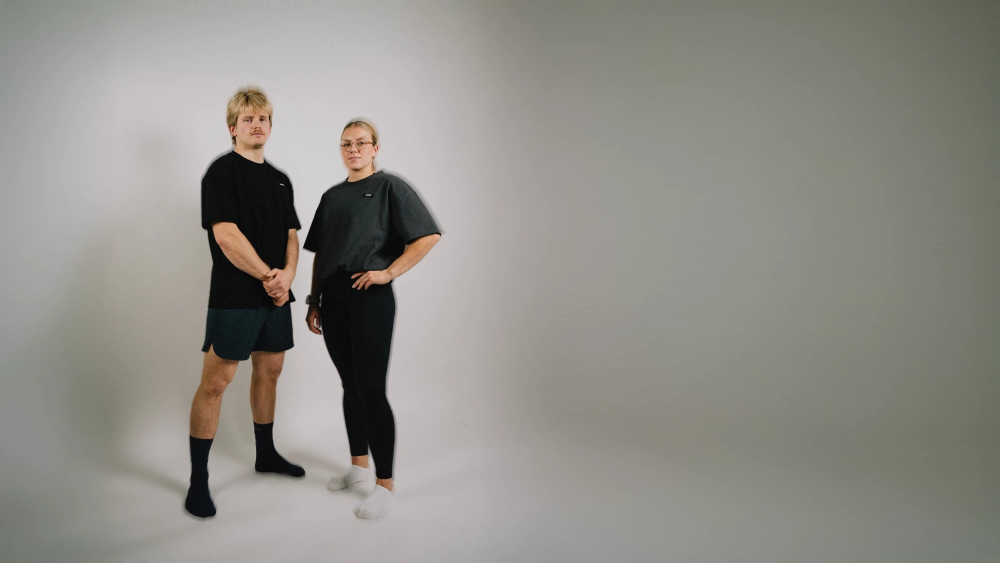
#> input picture .bw-assets/bw26-landing-hero-studio.jpg, 2000 x 1125 px (shown at 1/2 size)
$ python overview.py ../.bw-assets/bw26-landing-hero-studio.jpg ../.bw-assets/bw26-landing-hero-studio.jpg ../.bw-assets/bw26-landing-hero-studio.jpg 1.0
#> lines starting #> are read from the running program, lines starting #| are printed output that depends on the picture
"""python3 -I overview.py THEME.png REF.png OUT_PREFIX [scale] → side-by-side downscaled overview (theme left, design
right), split into chunks of max 2000 px height so each can be viewed."""
import sys
from PIL import Image
t, r, out = sys.argv[1:4]
sc = float(sys.argv[4]) if len(sys.argv) > 4 else 0.2
a = Image.open(t).convert('RGB'); b = Image.open(r).convert('RGB')
#> further down, a is the input picture: PIL image 2000x1125 RGB; mean R, G, B 144, 142.2, 135.8
a = a.resize((int(a.width * sc), int(a.height * sc))); b = b.resize((int(b.width * sc), int(b.height * sc)))
h = max(a.height, b.height); step = 2000; i = 0
#> after `h = max(a.height, b.height)`: h = 1125
for y0 in range(0, h, step):
    y1 = min(h, y0 + step)
    im = Image.new('RGB', (a.width + b.width + 20, y1 - y0), (255, 0, 255))
    im.paste(a.crop((0, y0, a.width, y1)), (0, 0)); im.paste(b.crop((0, y0, b.width, y1)), (a.width + 20, 0))
    im.save(f'{out}_{i}.png'); i += 1
#> this loop made 1 pass
#> pass 1, `im = Image.new('RGB', (a.width + b.width + 20, y1 - y0), (255, 0, 255))`:
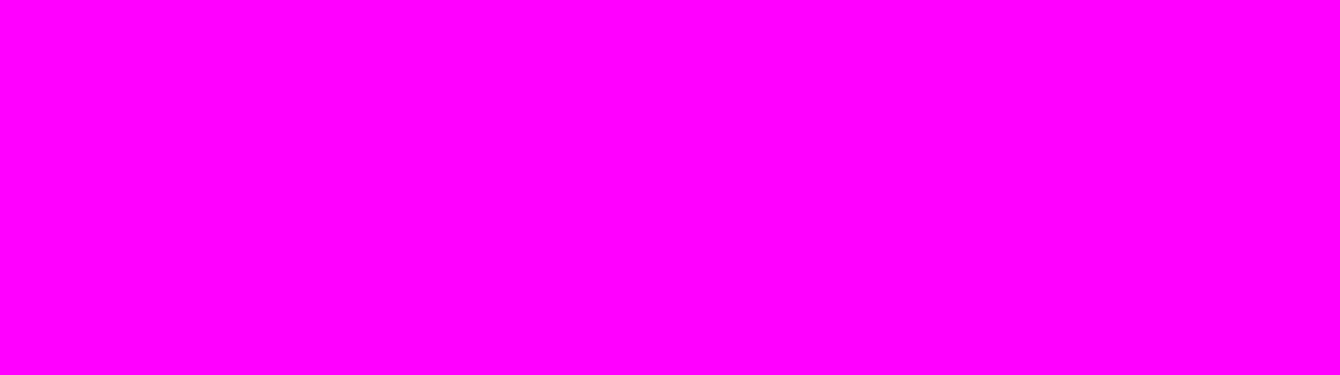
#> im: PIL image 4020x1125 RGB (shown at 1/3 size); mean R, G, B 255, 0, 255
#> pass 1, `im.save(f'{out}_{i}.png')`:
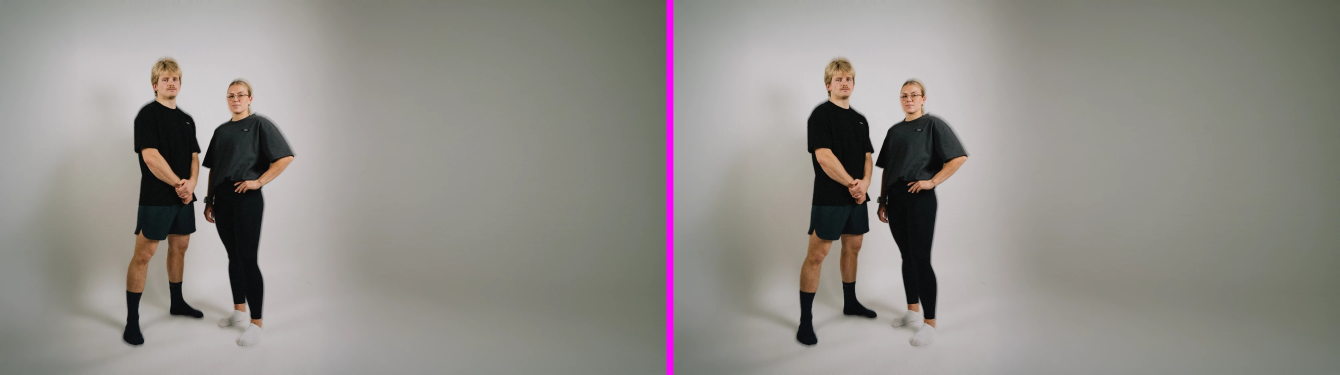
#> saved as bw26-landing-hero-studio.jpg_0.png: PIL image 4020x1125 RGB (shown at 1/3 size); mean R, G, B 144.6, 141.4, 136.4
#> after the loop, i = 1
print(out, a.size, b.size, i, 'chunks')
#| ../.bw-assets/bw26-landing-hero-studio.jpg (2000, 1125) (2000, 1125) 1 chunks
